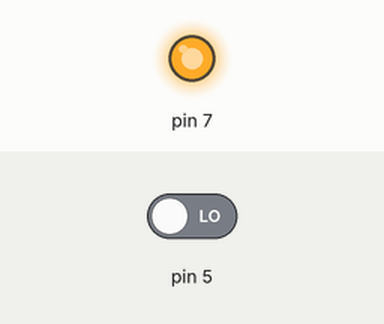
The sketch below on a simulated Arduino Uno, built with avr-gcc and run on an emulated ATmega328P. Shown: output pins drawn as LEDs (lit = HIGH). Inputs (shaded band) come from the test bench; at power-on: pin 5 LOW.

Above: at 1.2 s.
1.3 s: pin 5 driven HIGH
At 1.9 s:
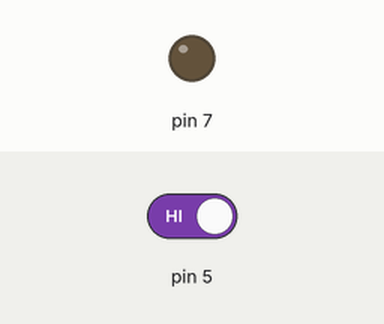
2.8 s: pin 5 driven LOW
At 3.1 s:
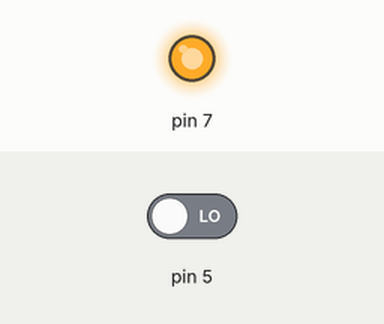
Timing chart, 0 to 5.8 s (numbered marks = the images above; inputs shaded):
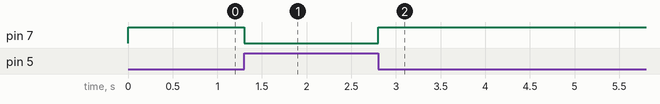

Measured:
- after the input at 1.3 s, pin 7: HIGH → LOW at once
- after the input at 2.8 s, pin 7: LOW → HIGH at once

The sketch:

capacitance_code.ino
```cpp
class Capacitor {
  int readPin;
  int writePin;
  unsigned long previousMicros;

public:
  Capacitor(int pinA, int pinB) {
    readPin = pinA;
    writePin = pinB;
    previousMicros = 0;

    pinMode(readPin, INPUT);
    pinMode(writePin, OUTPUT);
  }

  long getReading() {
    previousMicros = micros();

    for (int count = 0; count < 1000; count++) {
      digitalWrite(writePin, HIGH);
      while(!digitalRead(readPin)) {}
      digitalWrite(writePin, LOW);
      while(digitalRead(readPin)) {}
    }

    return (micros() - previousMicros);
  }
};

Capacitor sensor(5,7);

void setup() {
  Serial.begin(9600);
}

void loop() {
  long readings[100];
  for (int i = 0; i < 100; i++) {
    readings[i] = sensor.getReading();
    delay(10);
  }

  long sum = 0;

  for (int j = 0; j < 100; j++) {
    sum += readings[j];
  }

  Serial.println(sum / 100);
}
```
